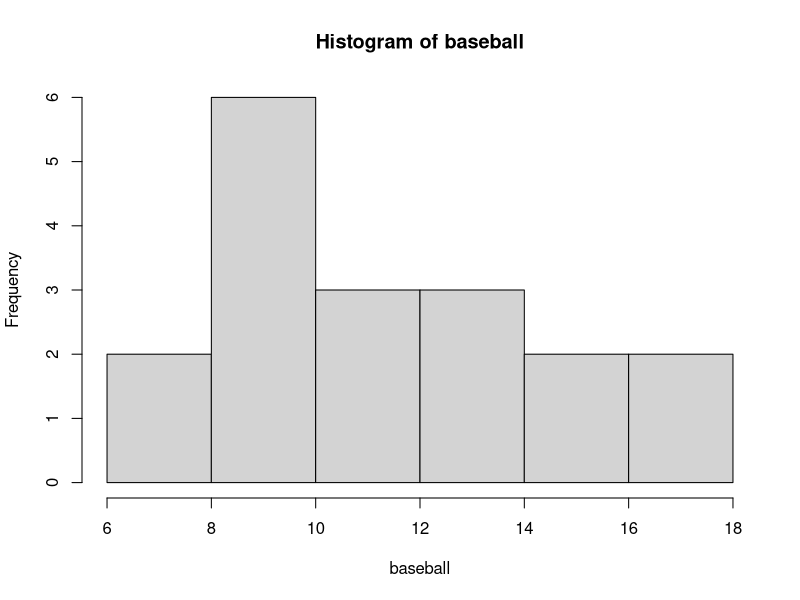

Reproduce this figure in R.
## ---- chunk 1
library(tufte)
#invalidate cache when the tufte version changes
knitr::opts_chunk$set(tidy = FALSE, cache.extra = packageVersion('tufte'))
options(htmltools.dir.version = FALSE)
## ---- chunk 2
library(tidyverse)
library(broom)
library(nortest)
## ---- chunk 3
air <- as.tibble(datasets::airquality)
air <- filter(air, !is.na(air$Ozone))

air
## ---- chunk 4
ks_test <- ks.test(x = air$Ozone, 'pexp', rate = 1) %>%
  tidy()
## ---- chunk 5
faithful <- as.tibble(datasets::faithful)

faithful
## ---- chunk 6

baseball <- c(18, 17, 16, 15, 14, 14, 13, 12, 11, 11, 10, 10, 10, 10, 10, 9, 8, 7)
hist <- hist(baseball)

breaks <- hist$breaks
counts <- hist$counts

binom_calculator <- function(left_val, right_val, n, p){
  if(right_val != 1){
    pbinom(right_val, p = p, size =  n) - pbinom(left_val, p = p, size = n)
  } else {
    1 - pbinom(left_val, p = p, size = n)
  }
}

p2 <- binom_calculator(6, 8.0, n = 45, p = 0.25)
p3 <- binom_calculator(8, 10, n = 45, p = 0.25)
p4 <- binom_calculator(10, 12, n = 45, p = 0.25)
p5 <- binom_calculator(12, 14, n = 45, p = 0.25)
p6 <- binom_calculator(14, 16, n = 45, p = 0.25)
p7 <- binom_calculator(16, 1, n = 45, p = 0.25)




prob_vec <- c(p2, p3, p4, p5, p6, p7)

baseball_test <- chisq.test(x = counts, prob_vec) %>% 
  tidy()
## ---- chunk 7
pvalue <- 1 - pchisq(baseball_test$statistic, df = length(prob_vec) - 3) 
## ---- chunk 8
beaver <- as.tibble(datasets::beaver1)

beaver
## ---- chunk 9
normal_test <- shapiro.test(x = beaver$temp) %>%
  tidy()
